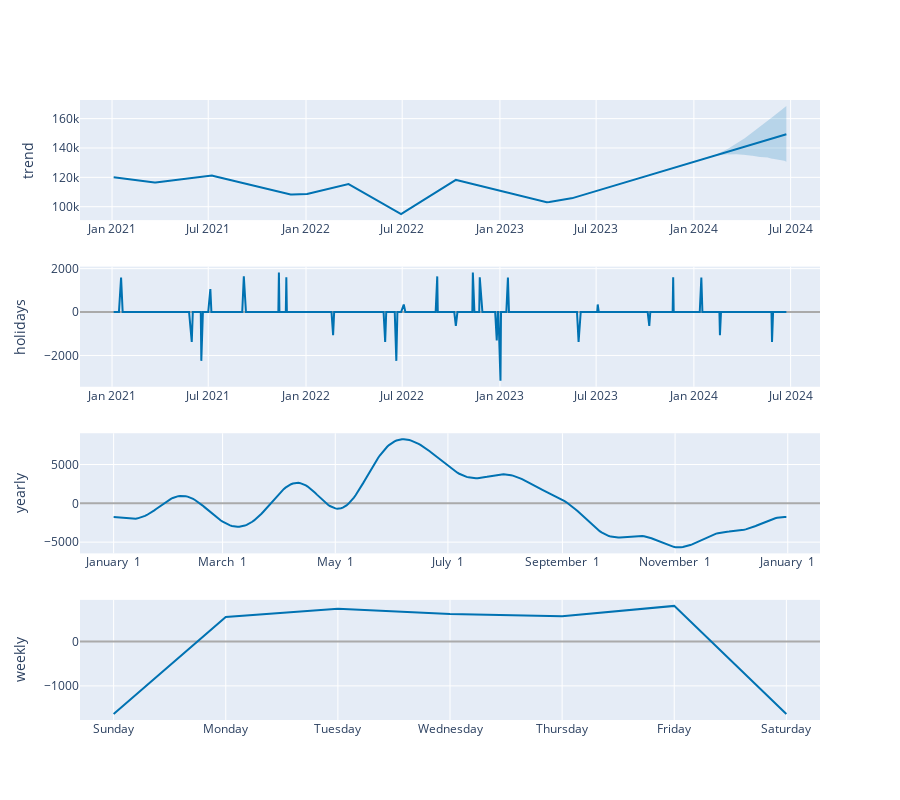

Source (notebook cell):
### Code cell
plot_components_plotly(m, forecast)

### Figure 1 — Plotly figure (JSON) as saved in the notebook; plotly's stock layout.template omitted (floating-point values rounded to 4 significant figures; data arrays with more than 128 entries replaced by an {"elided": "..."} marker saying what was removed)
{"data": [{"line": {"color": "#0072B2", "width": 2}, "mode": "lines", "name": "trend", "type": "scatter", "x": {"elided": "761 str values"}, "xaxis": "x", "y": {"elided": "761 float values"}, "yaxis": "y"}, {"line": {"color": "rgba(0, 114, 178, 0.2)", "width": 0}, "mode": "lines", "name": "trend_upper", "type": "scatter", "x": {"elided": "761 str values"}, "xaxis": "x", "y": {"elided": "761 float values"}, "yaxis": "y"}, {"fill": "tonexty", "fillcolor": "rgba(0, 114, 178, 0.2)", "line": {"color": "rgba(0, 114, 178, 0.2)", "width": 0}, "mode": "lines", "name": "trend_lower", "type": "scatter", "x": {"elided": "761 str values"}, "xaxis": "x", "y": {"elided": "761 float values"}, "yaxis": "y"}, {"line": {"color": "#0072B2", "width": 2}, "mode": "lines", "name": "holidays", "text": {"elided": "761 str values"}, "type": "scatter", "x": {"elided": "761 str values"}, "xaxis": "x2", "y": {"elided": "761 float values"}, "yaxis": "y2"}, {"line": {"color": "#0072B2", "width": 2}, "mode": "lines", "name": "yearly", "type": "scatter", "x": {"elided": "365 str values"}, "xaxis": "x3", "y": {"elided": "365 float values"}, "yaxis": "y3"}, {"line": {"color": "#0072B2", "width": 2}, "mode": "lines", "name": "weekly", "type": "scatter", "x": ["2017-01-01T00:00:00", "2017-01-02T00:00:00", "2017-01-03T00:00:00", "2017-01-04T00:00:00", "2017-01-05T00:00:00", "2017-01-06T00:00:00", "2017-01-07T00:00:00"], "xaxis": "x4", "y": [-1631.0, 546.6, 734.5, 615.9, 567.6, 797.8, -1631.0], "yaxis": "y4"}], "layout": {"height": 800, "showlegend": false, "width": 900, "xaxis": {"anchor": "y", "domain": [0, 1], "range": ["2020-11-01T16:48:00", "2024-08-25T07:12:00"], "type": "date"}, "xaxis2": {"anchor": "y2", "domain": [0, 1], "range": ["2020-11-01T16:48:00", "2024-08-25T07:12:00"], "type": "date"}, "xaxis3": {"anchor": "y3", "domain": [0, 1], "range": ["2016-12-13T18:54:02.958904115", "2018-01-18T11:04:57.863013581"], "tickformat": "%B %e", "type": "date"}, "xaxis4": {"anchor": "y4", "domain": [0, 1], "range": ["2016-12-31T16:48:00", "2017-01-07T07:12:00"], "tickformat": "%A", "type": "date"}, "yaxis": {"anchor": "x", "domain": [0.8063, 1], "rangemode": "normal", "title": {"text": "trend"}, "zerolinecolor": "#AAA"}, "yaxis2": {"anchor": "x2", "domain": [0.5375, 0.7312], "rangemode": "tozero", "title": {"text": "holidays"}, "zerolinecolor": "#AAA"}, "yaxis3": {"anchor": "x3", "domain": [0.2687, 0.4625], "title": {"text": "yearly"}, "zerolinecolor": "#AAA"}, "yaxis4": {"anchor": "x4", "domain": [0, 0.1938], "title": {"text": "weekly"}, "zerolinecolor": "#AAA"}}}
